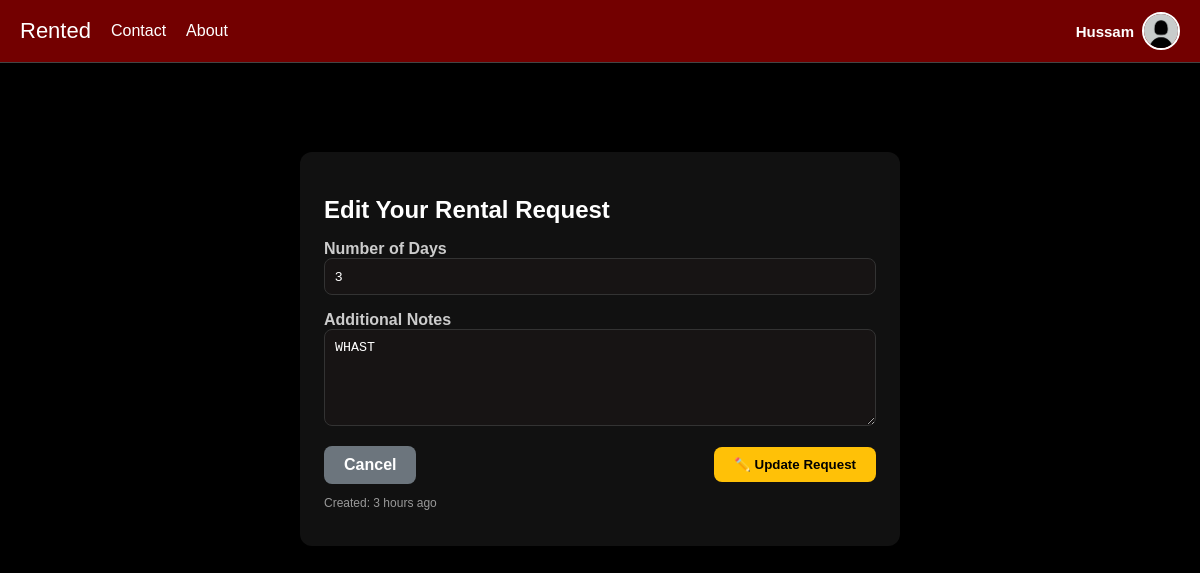
The page /edit_request/1 (signed in) on the database its author committed.
### app.py (models this page shows)
class User(db.Model):
    id = db.Column(db.Integer, primary_key=True)
    username = db.Column(db.String(150), unique=True, nullable=False)
    email = db.Column(db.String(150), unique=True, nullable=True)
    password = db.Column(db.String(150), nullable=False)
    profile_pic = db.Column(db.String(300), default="profile_pics/default.png")
    is_admin = db.Column(db.Boolean, default=False)
    created_at = db.Column(db.DateTime, default=datetime.utcnow)
    listings = db.relationship("Listing", backref="user", cascade="all, delete-orphan")

class RentRequest(db.Model):
    id = db.Column(db.Integer, primary_key=True)
    days = db.Column(db.Integer, nullable=False)
    description = db.Column(db.Text)
    status = db.Column(db.String(50), default="Pending")
    created_at = db.Column(db.DateTime, default=datetime.utcnow)
    listing_id = db.Column(db.Integer, db.ForeignKey('listing.id'))
    renter_id = db.Column(db.Integer, db.ForeignKey('user.id'))
    renter = db.relationship("User")

### app.py (the view, shortened to what this page needs)
@app.route("/edit_request/<int:request_id>", methods=["GET", "POST"])
def edit_request(request_id):
    rent_request = RentRequest.query.get_or_404(request_id)
    if "user_id" not in session or rent_request.renter_id != session["user_id"]:
        return "Unauthorized", 403
    return render_template("edit_request.html", rent_request=rent_request)

### app.py (called while the page is built, shortened)
def time_ago(dt):
    if not dt:
        return ""
    now = datetime.utcnow()
    if dt.tzinfo is not None:
        dt = dt.astimezone(tz=None).replace(tzinfo=None)
    diff = now - dt
    seconds = int(diff.total_seconds())
    if seconds < 0:
        seconds = 0
    minutes = seconds // 60
    hours = minutes // 60
    days = hours // 24
    weeks = days // 7
    months = days // 30
    years = days // 365
    if seconds < 60:
        return f"{seconds} seconds ago" if seconds != 1 else "1 second ago"
    if minutes < 60:
        return f"{minutes} minutes ago" if minutes != 1 else "1 minute ago"
    if hours < 24:
        return f"{hours} hours ago" if hours != 1 else "1 hour ago"

@app.context_processor
def inject_user():
    if "user_id" in session:
        user = User.query.get(session["user_id"])
        return dict(user=user)
    return dict(user=None)

### templates/edit_request.html (shortened to what this page needs)
{% extends "base.html" %}
{% block content %}
<div class="container">
  <div style="background: #111; padding: 24px; border-radius: 12px; margin-top: 24px; max-width: 600px; margin-left: auto; margin-right: auto;">
    <h2 style="color: #fff; margin-bottom: 16px;">Edit Your Rental Request</h2>
    <form method="POST" action="{{ url_for('edit_request', request_id=rent_request.id) }}">
      <label for="days" style="color: #ccc; font-weight: bold;">Number of Days</label>
      <input type="number" id="days" name="days" min="1" required value="{{ rent_request.days }}"
             style="width: 100%; padding: 10px; margin-bottom: 16px; background: #171414; color: #fff; border-radius: 8px; border: 1px solid #333;">
      <label for="description" style="color: #ccc; font-weight: bold;">Additional Notes</label>
      <textarea id="description" name="description" rows="5"
                style="width: 100%; padding: 10px; margin-bottom: 16px; background: #171414; color: #fff; border-radius: 8px; border: 1px solid #333;">{{ rent_request.description }}</textarea>
      <div style="display: flex; justify-content: space-between; align-items: center;">
        <a href="{{ url_for('view_listing', id=rent_request.listing_id) }}"
           style="padding: 10px 20px; border-radius: 8px; background: #6c757d; color: #fff; text-decoration: none; font-weight: bold;">
          Cancel
        </a>
        <button type="submit"
                style="padding: 10px 20px; border-radius: 8px; background: #ffc107; color: #000; font-weight: bold; border: none; cursor: pointer;">
          ✏️ Update Request
        </button>
      </div>
    </form>
    <p style="margin-top: 12px; font-size: 12px; color: #999;">Created: {{ rent_request.created_at|timeago }}</p>
  </div>
</div>
{% endblock %}

### templates/base.html (shortened to what this page needs)
<!DOCTYPE html>
<html lang="en">
<head>
</head>
<body>
  <nav class="navbar">
    <div class="nav-left">
      <a href="{{ url_for('home') }}" class="logo">Rented</a>
      <a href="{{ url_for('contact') }}">Contact</a>
      <a href="{{ url_for('about') }}">About</a>
    </div>
    <div class="nav-right">
      {% if session.get('user_id') %}
        <div class="user-info">
          <span class="username">{{ user.username }}</span>
          <img src="{{ url_for('static', filename=user.profile_pic) }}" alt="Profile" class="profile-pic">
        </div>
      {% else %}
        <div class="auth-buttons">
          <a href="{{ url_for('login') }}" class="auth-link">Login</a>
          <a href="{{ url_for('signup') }}" class="auth-link">Sign Up</a>
        </div>
      {% endif %}
    </div>
  </nav>
  <div class="container">
    {% block content %}{% endblock %}
  </div>
</body>
</html>

### templates/base.html (style rules this page uses)
*, *::before, *::after { box-sizing: border-box; }
body { margin: 0; font-family: Arial, sans-serif; background: #000; color: #fff; min-height: 100vh; padding-top: 80px; }
a { text-decoration: none; color: inherit; }
.navbar { display: flex; justify-content: space-between; align-items: center; background: #730000; padding: 12px 20px; position: fixed; top: 0; left: 0; right: 0; z-index: 1000; border-bottom: 1px solid #444; }
.nav-left { display: flex; align-items: center; gap: 20px; }
.navbar a { color: #fff; font-weight: 500; }
.logo { font-family: 'Arial Black', sans-serif; font-size: 22px; color: #000; }
.user-info { display: flex; align-items: center; gap: 8px; position: relative; }
.username { font-weight: bold; font-size: 15px; }
.profile-pic { width: 38px; height: 38px; border-radius: 50%; object-fit: cover; cursor: pointer; border: 2px solid #fff; }
.container { max-width: 1000px; margin: 0 auto; padding: 24px; }

### rows shown on the page
User: username "Hussam", profile_pic (placeholder picture)
RentRequest: days "3", description "WHAST", created_at "3 hours ago"
